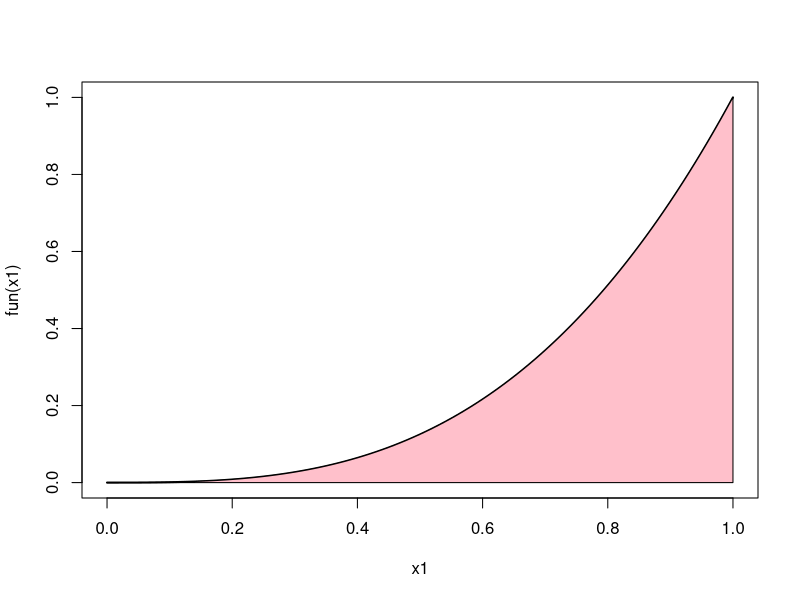
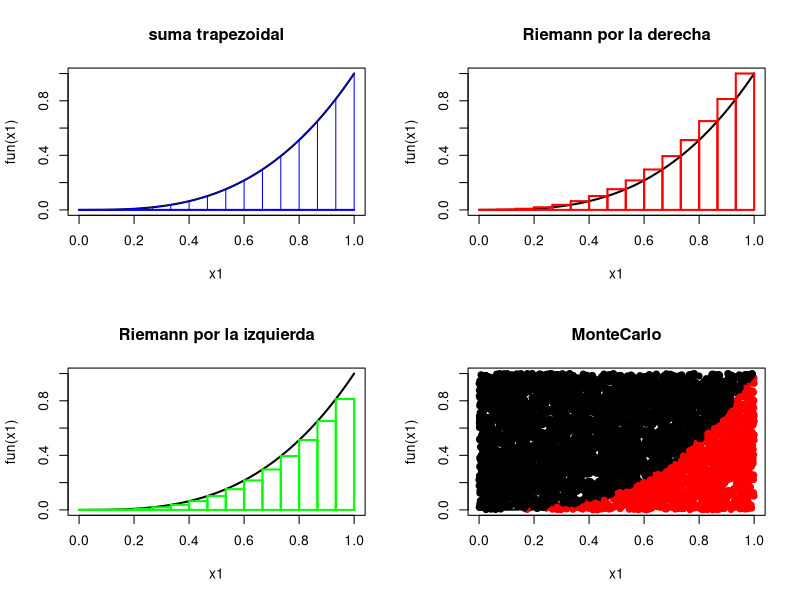

These figures' R source, in order:
## ---- chunk 1
fun<-function(x) x^3
x1<-seq(0,1,by=0.01)
plot(x1,fun(x1),col='black', type='l',lwd=2)
polygon(c(0,x1,1),c(0,fun(x1),0),col = 'pink')
#suma trapezoidal
n=15
a=0
b=1
h=(b-a)/n
xi<-a+(0:n)*h
xi
par(mfrow=c(2,2))
plot(x1,fun(x1), col='black',type='l', lwd=2, main='suma trapezoidal')
for(j in 1:n){
  segments(xi[j],0,xi[j+1],0,col = 'blue',lwd = 2)
  segments(xi[j+1],0,xi[j+1],fun(xi[j+1]),col = 'blue')
  segments(xi[j+1],fun(xi[j+1]),xi[j],fun(xi[j]),col = 'blue')
}
pot1<-(h/2)*(fun(a)+fun(b))
pot2<-(h/2)*(sum(2*fun(a+(1:(n-1)*h))))
protra<-pot1+pot2
protra
## por la derecha
plot(x1,fun(x1),col='black', type = 'l', lwd=2,main = 'Riemann por la derecha')
for(l in 1:n){
  segments(xi[l],0,xi[l+1],0,col = 'red',lwd = 2)
  segments(xi[l+1],0,xi[l+1],fun(xi[l+1]),col = 'red',lwd = 2)
  segments(xi[l+1],fun(xi[l+1]),xi[l],fun(xi[l+1]),col = 'red',lwd = 2)
  segments(xi[l],fun(xi[l+1]),xi[l],0,col = 'red',lwd = 2)
}
prode<-sum(fun(xi[-1]))*h
prode
## por la izquierda
plot(x1,fun(x1),col='black', type = 'l', lwd=2,main = 'Riemann por la izquierda')
for(l in 1:n){
  segments(xi[l],0,xi[l+1],0,col = 'green',lwd = 2)
  segments(xi[l],0,xi[l],fun(xi[l]),col = 'green',lwd = 2)
  segments(xi[l+1],0,xi[l+1],fun(xi[l]),col = 'green',lwd = 2)
  segments(xi[l+1],fun(xi[l]),xi[l],fun(xi[l]),col = 'green',lwd = 2)
}
proiz<-sum(fun(xi[-(n+1)]))*h
proiz
#monte carlo
plot(x1,fun(x1),col='black', type = 'l',lwd=2,main = 'MonteCarlo')
mc.in<-function(n1,a,b){
  x<-runif(n1,a,b)
  y<-runif(n1,0,fun(b))
  co<-ifelse(y<=fun(x),'red','black')
  points(x,y,col=co,pch=c(19,19))
}
n1=5000
mc.in(n1,a,b)
x2<-runif(n1,a,b)
y2<-runif(n1,0,fun(b))
co<-ifelse(y2<=fun(x2),'red','black')
table(co)/n1

mc.3<-function(n3,a,b){
  x<-runif(n3,a,b)
  f<-(b-a)*mean(fun(x))
  return(f)
  
}
n3=10000000
mc.3(n3,a,b)
